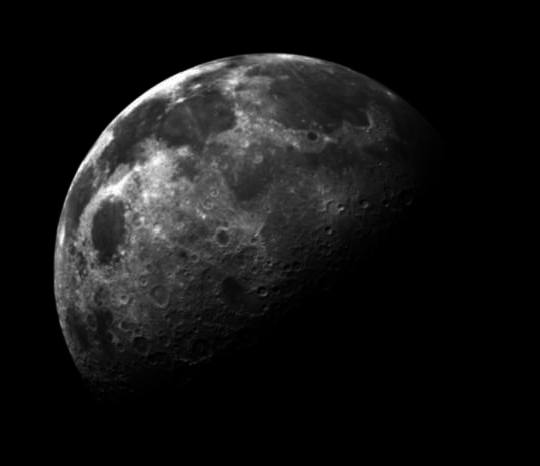
%> input picture Semester1/IntroductionImageProcessing/Fabrice/IIP_DanielSileshi_Examples/moon.jpg, 540 x 466 px
$ octave blurry_moon.m   (GNU Octave 9; MATLAB toolbox functions it lacks are replaced by stand-ins)
%> lines starting %> are read from the running program, lines starting %| are printed output that depends on the picture; in (x1, y1, x2, y2) boxes, pixels count from 0 and x2, y2 are one past the last pixel; in counts of white or black regions, pixels touching at a corner belong together; the program's own positions count from 1
%%
close all;
clear all;
echo off;


%%
% Adding 'Salt&Pepper' noise to images and filtering the noisy image with
% 'Average' and 'Median' Filters


I = imread('moon.jpg');
%> I is the input picture: size 466x540 uint8; min 0, max 255, mean 20.9
figure;
subplot(221);
imshow(I);
title('Original Image');

% For scaling purpose
% Applying 'Laplacian' filter to images
h=[0 1 0;1 -4 1;0 1 0];
I1 = filter2(h,I);  %y= filter2(h,X) filters the data in X with the two-dimensional FIR filter in the matrix h
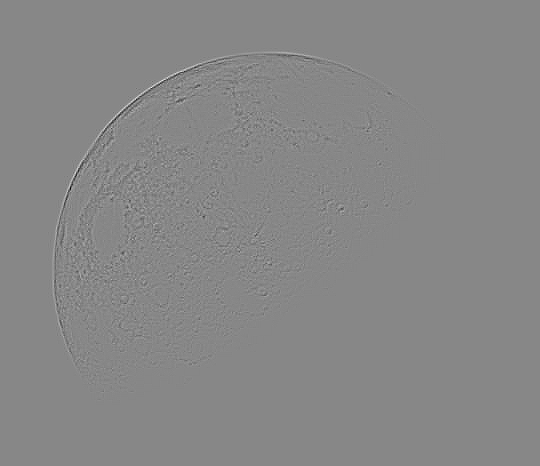
%> I1: size 466x540 double; min -226, max 200, mean 0; drawn with min black and max white
subplot(222);
imshow(I1);
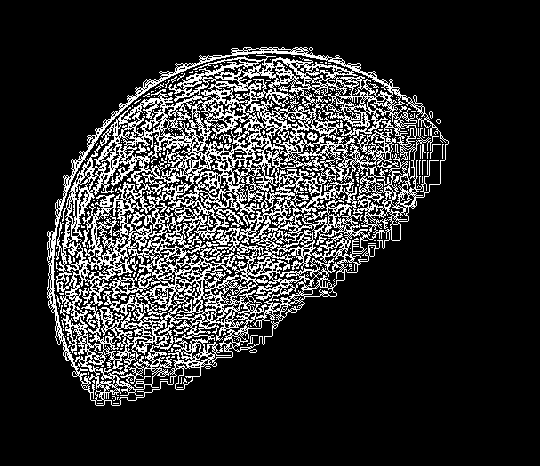
%> displayed picture: size 466x540, on the screen's scale of 0 to 255; 18% white in thin lines or dots, all inside (x1, y1, x2, y2) = (47, 47, 449, 406)
title('Laplacian Filtered Image with out scaling');
I1s=I1 - min(min(I1));
I1s=I1s/max(max(I1s));
I1s=255*I1s;
I1s=uint8(I1s);
%> I1s: size 466x540 uint8
subplot(223);
imshow(I1s);
title('Laplacian Filtered Image');


h=[1 1 1;1 -8 1;1 1 1];
I2 = filter2(h,I); % Scale the Laplacian result properly
figure;
subplot(222);
imshow(I2);title('Laplacian Filtered Image with out scaling');
%> after `imshow(I2)`:
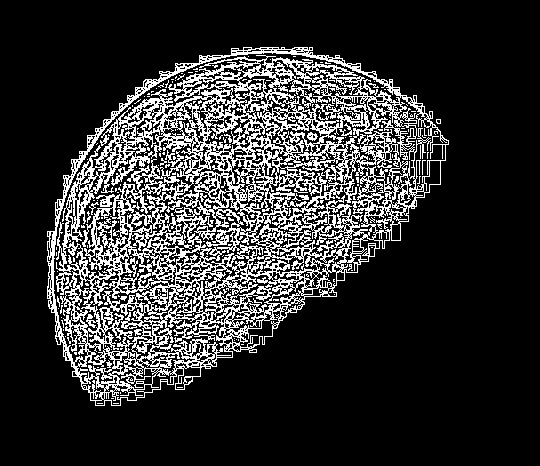
%> displayed picture: size 466x540, on the screen's scale of 0 to 255; 19.1% white in thin lines or dots, all inside (x1, y1, x2, y2) = (47, 47, 449, 406)
I2s=I2 - min(min(I2));
I2s=I2s/max(max(I2s));
I2s=255*I2s;
I2s=uint8(I2s);
%> I2s: size 466x540 uint8
subplot(223);
imshow(I2s);
title('Laplacian Filtered Image');


% Image Enhancement Using Laplacian Filter
I3= I - uint8(I1);
figure;
imshow(I);
title('Original Image');
figure;
imshow(I3);
title('Enhanced Image by Laplacian Filter-a');
%
% I3=I - uint8(I2);
% figure;imshow(I3);title('Enhanced Image by Laplacian Filter-b');
